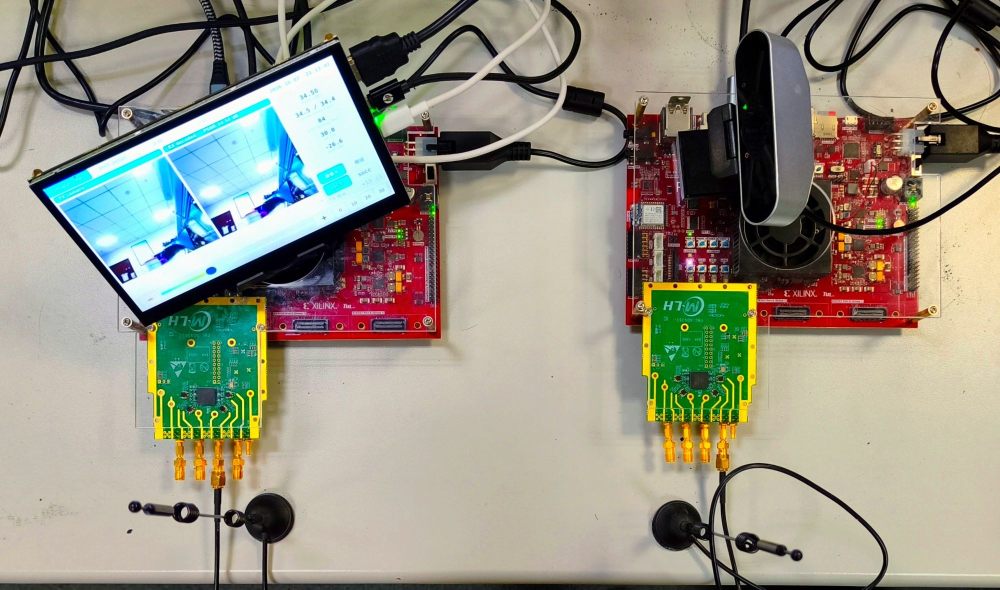
#> input picture report/poster/assets/hardware.jpg, 2000 x 1179 px (shown at 1/2 size)
$ python -i make_golden.py   (imports and definitions only)
#> lines starting #> are read from the running program, lines starting #| are printed output that depends on the picture
"""Golden vectors for the RTL simulations, computed with the NumPy integer model (no PyTorch, no GPU).

    python sim/network/make_golden.py [--input image] [--name div2k_val_00] [--snr 10]

-> data/model/golden/<name>/<tensor>.mem for every tensor of manifest.json, plus rx_iq24.mem / tx_iq24.mem
(24-bit {Q, I} Q10 words of the decoder input / encoder output), in the format of export_fpga.py. The default
name is the one the simulation scripts use (-Image div2k_val_00).

The vectors of the original export (DIV2K validation crops, AWGN drawn with PyTorch's generator, 362 MB) are not
in the repository. These use any image, centre-cropped and resized to 256x256 (default: the hardware photo of the
RX GUI), and NumPy noise, so the values differ from the original ones, but the RTL must still match them bit for
bit and the cycle counts are the same (the schedule does not depend on the data).
"""
from __future__ import annotations

import argparse
import math
from pathlib import Path

import numpy as np
from PIL import Image

from golden_np import Golden, rsr, sat

REPO = Path(__file__).resolve().parents[2]
LEVELS = np.array([-7., -5., -3., -1., 1., 3., 5., 7.]) / math.sqrt(42.0)     # 64-QAM per axis, unit power


# [6 lines left out: function write_mem, not called in this run]


def load_image(path: Path) -> np.ndarray:
#> called with path = '../../report/poster/assets/hardware.jpg'
    im = Image.open(path).convert('RGB')
#> im is the input picture: PIL image 2000x1179 RGB; mean R, G, B 150.7, 147.9, 132.6
    s = min(im.size)
#> s = 1179
    im = im.crop(((im.width - s) // 2, (im.height - s) // 2, (im.width + s) // 2, (im.height + s) // 2))
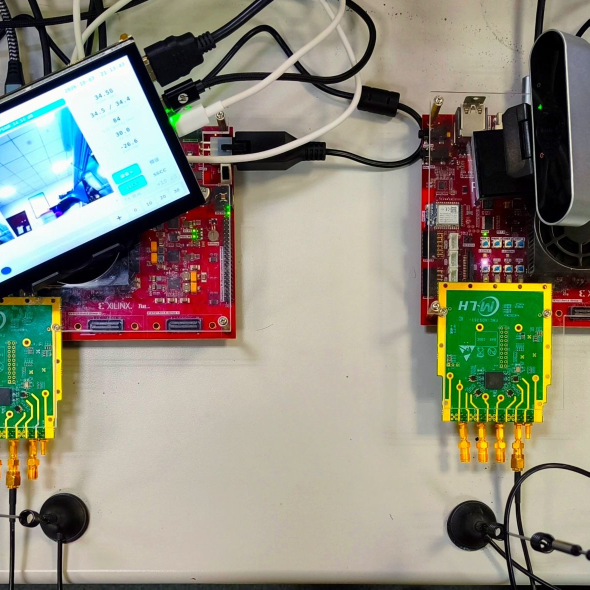
#> im: PIL image 1179x1179 RGB (shown at 1/2 size); mean R, G, B 142.2, 140, 124.7
    return np.asarray(im.resize((256, 256), Image.LANCZOS), dtype=np.int64)
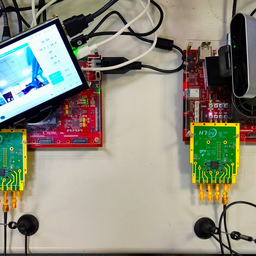
#> returned value: shape (256, 256, 3) int64; mean of channels 0, 1, 2 142.3, 140, 124.8; drawn as R, G, B


# [65 lines left out: functions forward, main, not called in this run]


# [2 lines not run here, left out]

>>> result = load_image('../../report/poster/assets/hardware.jpg')
